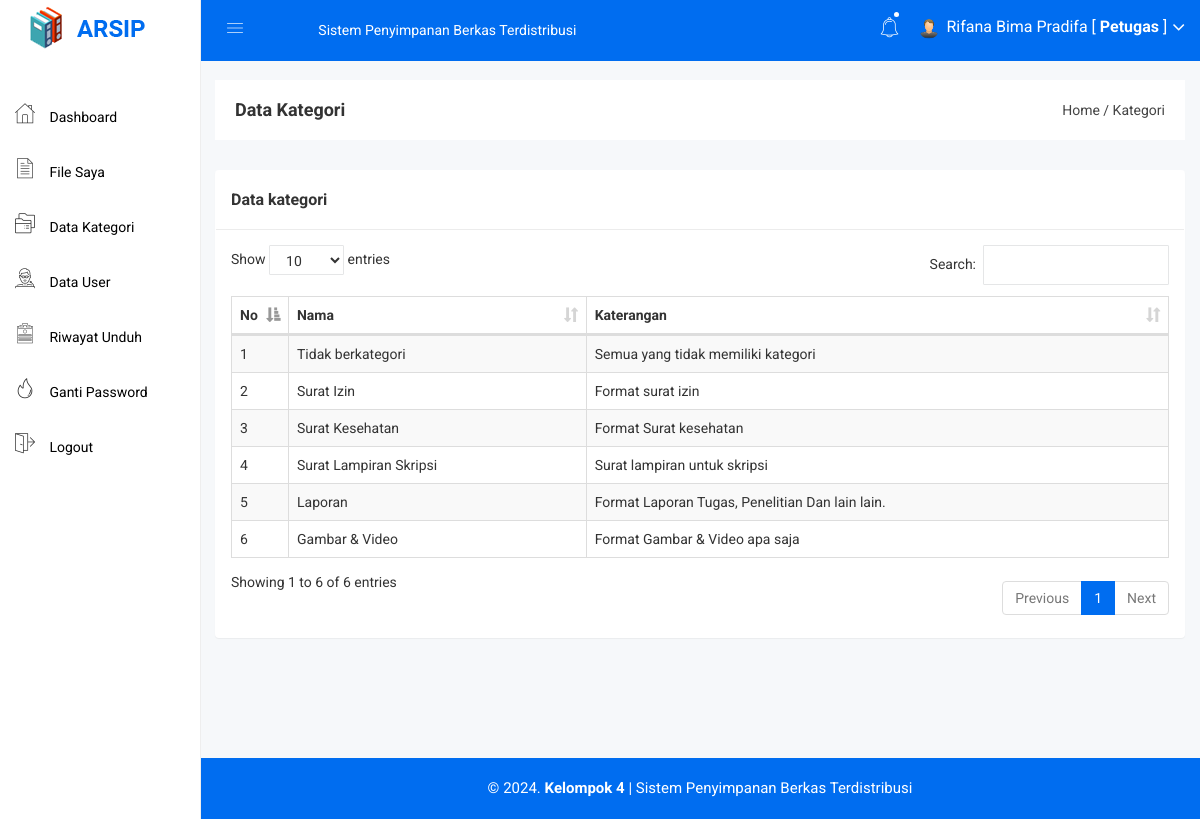
/petugas/kategori.php (signed in), run on the app's committed database.
### tables this page shows
CREATE TABLE `kategori` (
  `kategori_id` int(11) NOT NULL,
  `kategori_nama` varchar(255) NOT NULL,
  `kategori_keterangan` text NOT NULL
);

### petugas/kategori.php (the view)
<?php include 'header.php'; ?>
<div class="breadcome-area">
    <div class="container-fluid">
        <div class="row">
            <div class="col-lg-12 col-md-12 col-sm-12 col-xs-12">
                <div class="breadcome-list">
                    <div class="row">
                        <div class="col-lg-6 col-md-6 col-sm-6 col-xs-12">
                            <div class="breadcome-heading">
                                <h4 style="margin-bottom: 0px">Data Kategori</h4>
                            </div>
                        </div>
                        <div class="col-lg-6 col-md-6 col-sm-6 col-xs-12">
                            <ul class="breadcome-menu" style="padding-top: 0px">
                                <li><a href="#">Home</a> <span class="bread-slash">/</span></li>
                                <li><span class="bread-blod">Kategori</span></li>
                            </ul>
                        </div>
                    </div>
                </div>
            </div>
        </div>
    </div>
</div>
<div class="container-fluid">
    <div class="panel panel">
        <div class="panel-heading">
            <h3 class="panel-title">Data kategori</h3>
        </div>
        <div class="panel-body">
            <table id="table" class="table table-bordered table-striped table-hover table-datatable">
                <thead>
                    <tr>
                        <th width="1%">No</th>
                        <th>Nama</th>
                        <th>Katerangan</th>
                    </tr>
                </thead>
                <tbody>
                    <?php
                    $no = 1;
                    $kategori = mysqli_query($koneksi,"SELECT * FROM kategori");
                    while($p = mysqli_fetch_array($kategori)){
                        ?>
                        <tr>
                            <td><?php echo $no++; ?></td>
                            <td><?php echo $p['kategori_nama'] ?></td>
                            <td><?php echo $p['kategori_keterangan'] ?></td>
                        </tr>
                        <?php
                    }
                    ?>
                </tbody>
            </table>
        </div>
    </div>
</div>
<?php include 'footer.php'; ?>

### assets/css/main.css (style rules this page uses)
html { color: #222; font-size: 1em; line-height: 1.4; }

### assets/css/style.css (style rules this page uses)
.panel-heading { padding: 20px 15px; border-bottom: 1px solid #ececec; }
td { vertical-align: middle !important; }

### assets/js/DataTables/datatables.css (style rules this page uses)
table.dataTable { clear: both; margin-top: 6px !important; margin-bottom: 6px !important; max-width: none !important; border-collapse: separate !important; }
table.dataTable td, table.dataTable th { -webkit-box-sizing: content-box; box-sizing: content-box; }
table.dataTable thead > tr > th.sorting_asc, table.dataTable thead > tr > th.sorting_desc, table.dataTable thead > tr > th.sorting, table.dataTable thead > tr > td.sorting_asc, table.dataTable thead > tr > td.sorting_desc, table.dataTable thead > tr > td.sorting { padding-right: 30px; }
table.dataTable thead .sorting, table.dataTable thead .sorting_asc, table.dataTable thead .sorting_desc, table.dataTable thead .sorting_asc_disabled, table.dataTable thead .sorting_desc_disabled { cursor: pointer; position: relative; }
table.dataTable thead .sorting:after, table.dataTable thead .sorting_asc:after, table.dataTable thead .sorting_desc:after, table.dataTable thead .sorting_asc_disabled:after, table.dataTable thead .sorting_desc_disabled:after { position: absolute; bottom: 8px; right: 8px; display: block; font-family: 'Glyphicons Halflings'; opacity: 0.5; }
table.dataTable thead .sorting:after { opacity: 0.2; content: "\e150"; }
table.dataTable thead .sorting_asc:after { content: "\e155"; }
table.table-bordered.dataTable th, table.table-bordered.dataTable td { border-left-width: 0; }
table.table-bordered.dataTable th:last-child, table.table-bordered.dataTable th:last-child, table.table-bordered.dataTable td:last-child, table.table-bordered.dataTable td:last-child { border-right-width: 0; }
table.table-bordered.dataTable tbody th, table.table-bordered.dataTable tbody td { border-bottom-width: 0; }

### data on the page
kategori: kategori_nama "Tidak berkategori", kategori_keterangan "Semua yang tidak memiliki kategori"
kategori: kategori_nama "Surat Izin", kategori_keterangan "Format surat izin"
kategori: kategori_nama "Surat Kesehatan", kategori_keterangan "Format Surat kesehatan"
kategori: kategori_nama "Surat Lampiran Skripsi", kategori_keterangan "Surat lampiran untuk skripsi"
kategori: kategori_nama "Laporan", kategori_keterangan "Format Laporan Tugas, Penelitian Dan lain lain."
kategori: kategori_nama "Gambar & Video", kategori_keterangan "Format Gambar & Video apa saja"

### other printed values
$_SESSION['nama'] "Rifana Bima Pradifa"
